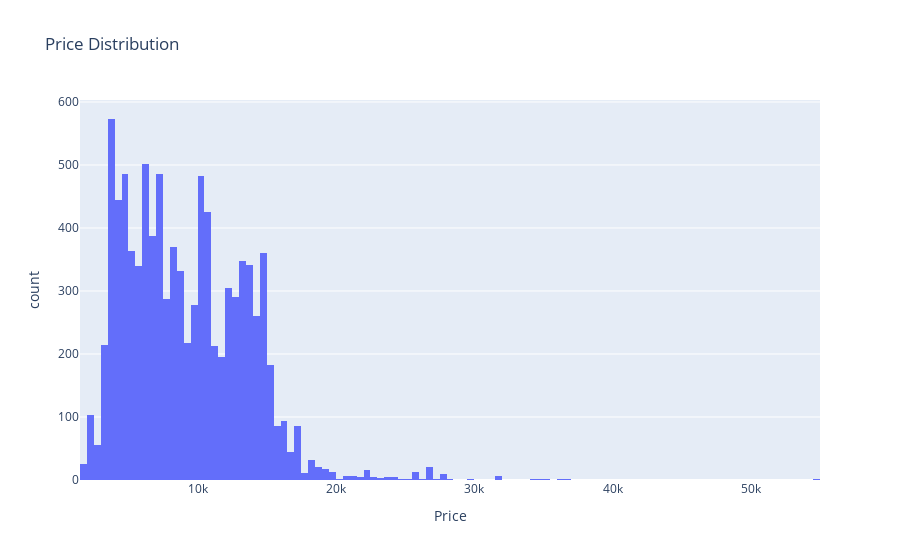

Notebook code cell kept with this figure:
### Markdown cell above
<span style="color:#2929a3;font-size:20px;">Calculate the Log of the "Price" </span>

### Code cell
px.histogram(data_frame=df, x='Price', title='Price Distribution')

### Figure 1 — Plotly figure (JSON) as saved in the notebook; plotly's stock layout.template omitted (floating-point values rounded to 4 significant figures; data arrays with more than 128 entries replaced by an {"elided": "..."} marker saying what was removed)
{"data": [{"alignmentgroup": "True", "bingroup": "x", "hovertemplate": "Price=%{x}<br>count=%{y}<extra></extra>", "legendgroup": "", "marker": {"color": "#636efa", "pattern": {"shape": ""}}, "name": "", "offsetgroup": "", "orientation": "v", "showlegend": false, "type": "histogram", "x": {"elided": "9387 int values"}, "xaxis": "x", "yaxis": "y"}], "layout": {"barmode": "relative", "legend": {"tracegroupgap": 0}, "title": {"text": "Price Distribution"}, "xaxis": {"anchor": "y", "domain": [0, 1], "title": {"text": "Price"}}, "yaxis": {"anchor": "x", "domain": [0, 1], "title": {"text": "count"}}}}
